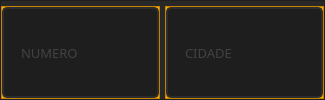
                 <widget class="QFrame" name="sextotxt">
                  <property name="styleSheet">
                   <string notr="true">background-color: rgb(40, 40, 40);</string>
                  </property>
                  <property name="frameShape">
                   <enum>QFrame::StyledPanel</enum>
                  </property>
                  <property name="frameShadow">
                   <enum>QFrame::Raised</enum>
                  </property>
                  <layout class="QHBoxLayout" name="horizontalLayout_16">
                   <property name="spacing">
                    <number>5</number>
                   </property>
                   <property name="leftMargin">
                    <number>0</number>
                   </property>
                   <property name="topMargin">
                    <number>5</number>
                   </property>
                   <property name="rightMargin">
                    <number>0</number>
                   </property>
                   <property name="bottomMargin">
                    <number>0</number>
                   </property>
                   <item>
                    <widget class="QFrame" name="numero">
                     <property name="styleSheet">
                      <string notr="true">background-color: rgb(255, 170, 0);</string>
                     </property>
                     <property name="frameShape">
                      <enum>QFrame::StyledPanel</enum>
                     </property>
                     <property name="frameShadow">
                      <enum>QFrame::Raised</enum>
                     </property>
                     <layout class="QHBoxLayout" name="horizontalLayout_27">
                      <property name="spacing">
                       <number>0</number>
                      </property>
                      <property name="leftMargin">
                       <number>0</number>
                      </property>
                      <property name="topMargin">
                       <number>0</number>
                      </property>
                      <property name="rightMargin">
                       <number>0</number>
                      </property>
                      <property name="bottomMargin">
                       <number>0</number>
                      </property>
                      <item>
                       <widget class="QLineEdit" name="txt_clinumero">
                        <property name="sizePolicy">
                         <sizepolicy hsizetype="Expanding" vsizetype="Expanding">
                          <horstretch>0</horstretch>
                          <verstretch>0</verstretch>
                         </sizepolicy>
                        </property>
                        <property name="font">
                         <font>
                          <family>Quicksand</family>
                          <pointsize>10</pointsize>
                         </font>
                        </property>
                        <property name="styleSheet">
                         <string notr="true">QLineEdit{
	border: 2px solid rgb(45, 45, 45);
	border-radius: 5px;
	padding: 15px;
	background-color: rgb(30, 30, 30);
	color: rgb(100, 100, 100);
}
QLineEdit:hover{
	border: 2px solid rgb(55, 55, 55);
}
QLineEdit:focus{
	border: 2px solid rgb(255, 207, 0);
	color: rgb(200, 200, 200);
}</string>
                        </property>
                        <property name="maxLength">
                         <number>32</number>
                        </property>
                        <property name="placeholderText">
                         <string>NUMERO</string>
                        </property>
                       </widget>
                      </item>
                     </layout>
                    </widget>
                   </item>
                   <item>
                    <widget class="QFrame" name="cidade">
                     <property name="styleSheet">
                      <string notr="true">background-color: rgb(255, 170, 0);</string>
                     </property>
                     <property name="frameShape">
                      <enum>QFrame::StyledPanel</enum>
                     </property>
                     <property name="frameShadow">
                      <enum>QFrame::Raised</enum>
                     </property>
                     <layout class="QHBoxLayout" name="horizontalLayout_28">
                      <property name="spacing">
                       <number>0</number>
                      </property>
                      <property name="leftMargin">
                       <number>0</number>
                      </property>
                      <property name="topMargin">
                       <number>0</number>
                      </property>
                      <property name="rightMargin">
                       <number>0</number>
                      </property>
                      <property name="bottomMargin">
                       <number>0</number>
                      </property>
                      <item>
                       <widget class="QLineEdit" name="txt_clicidade">
                        <property name="sizePolicy">
                         <sizepolicy hsizetype="Expanding" vsizetype="Expanding">
                          <horstretch>0</horstretch>
                          <verstretch>0</verstretch>
                         </sizepolicy>
                        </property>
                        <property name="font">
                         <font>
                          <family>Quicksand</family>
                          <pointsize>10</pointsize>
                         </font>
                        </property>
                        <property name="styleSheet">
                         <string notr="true">QLineEdit{
	border: 2px solid rgb(45, 45, 45);
	border-radius: 5px;
	padding: 15px;
	background-color: rgb(30, 30, 30);
	color: rgb(100, 100, 100);
}
QLineEdit:hover{
	border: 2px solid rgb(55, 55, 55);
}
QLineEdit:focus{
	border: 2px solid rgb(255, 207, 0);
	color: rgb(200, 200, 200);
}</string>
                        </property>
                        <property name="maxLength">
                         <number>32</number>
                        </property>
                        <property name="placeholderText">
                         <string>CIDADE</string>
                        </property>
                       </widget>
                      </item>
                     </layout>
                    </widget>
                   </item>
                  </layout>
                 </widget>
